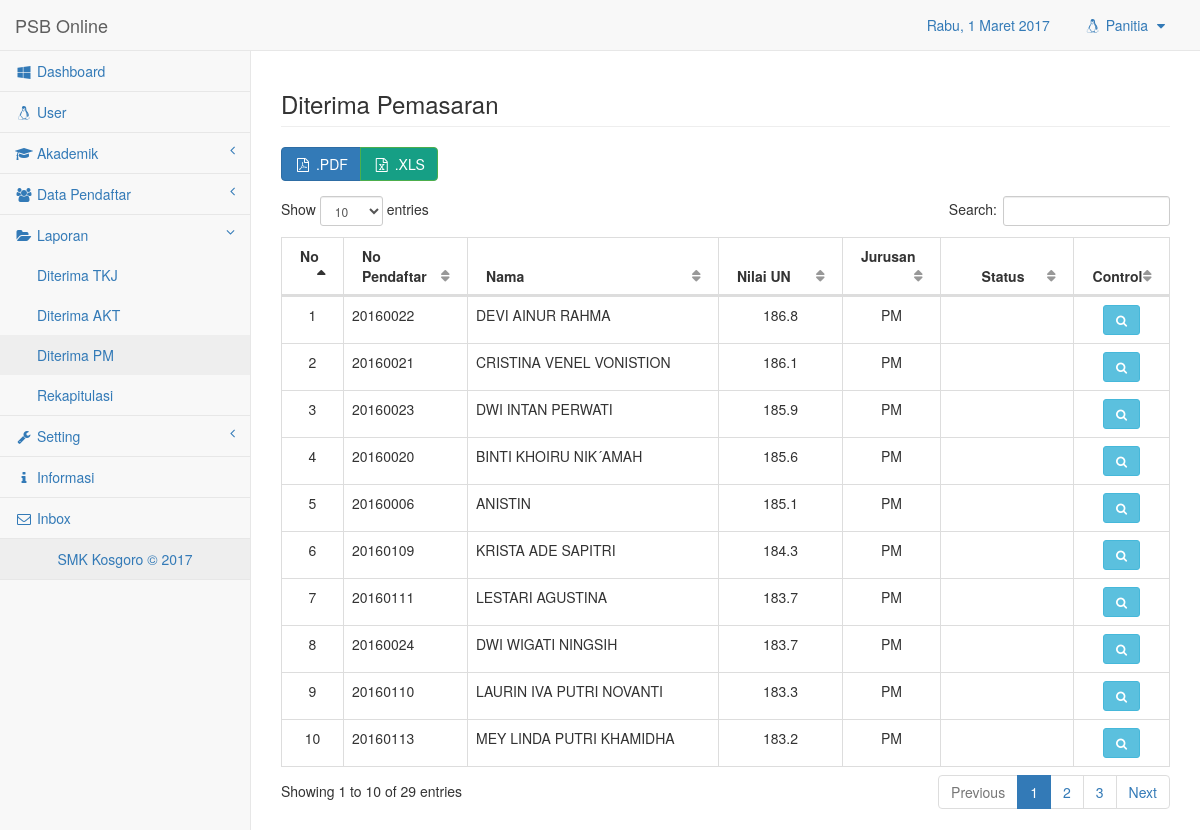
The app's page /app/admin.php?p=laporan.viewpm (signed in) with its own data.
### tables this page shows
CREATE TABLE `tb_siswa` (
  `id_siswa` int(10) NOT NULL,
  `no_reg` varchar(10) NOT NULL,
  `nama` varchar(100) NOT NULL,
  `jk` varchar(10) NOT NULL,
  `as_sklh` varchar(100) NOT NULL,
  `jmlnilai` float NOT NULL,
  `jurusan` varchar(50) NOT NULL,
  `tglconfirm` datetime NOT NULL,
  `status` varchar(20) NOT NULL,
  `regist` varchar(20) NOT NULL
);

### app/modul/laporan/viewpm.php (the view, shortened to what this page needs)
<div class="row">
    <div class="col-lg-12">
        <h3 class="page-header">Diterima Pemasaran</h3>
    </div>
</div>
<div class="btn-group" role="group" aria-label="...">
    <a href="print.php?rdr=laporan.pdfpm" target='_blank' title="Print PDF" class="btn btn-primary"><i class="fa fa-file-pdf-o fa-fw"></i> .PDF</a>
    <a href="../app/modul/excel/xlspm.php" title="Eksport Excel" class="btn btn-success" style="background-color:#169F85;"><i class="fa fa-file-excel-o fa-fw"></i> .XLS</a>
</div>
<div class="row">
<div class="panel-body">
    <div class="dataTable_wrapper">
        <div class="table-responsive">
            <table class="table table-bordered table-hover" id="dataTables-example">
                <thead>
                    <tr>
                        <th style="width:7%;">No</th>
                        <th style="width:14%;">No Pendaftar</th>
                        <th>Nama</th>
                        <th style="width:14%;">Nilai UN</th>
                        <th style="width:11%;">Jurusan</th>
                        <th style="width:15%; text-align:center;">Status</th>
                        <th style="text-align:center;">Control</th>
                    </tr>
                </thead>
                <tbody>
                    <?php
                        $sql = mysqli_query($conn, "SELECT * FROM tb_siswa WHERE jurusan='PM' ORDER BY jmlnilai DESC");
                        $no=0;
                        while ($data=mysqli_fetch_assoc($sql)) {
                        $no++;
                    ?>
                    <tr class="odd gradeX">
                        <td style="text-align:center;"><?php echo $no; ?></td>
                        <td ><?php echo $data['no_reg']; ?></td>
                        <td ><?php echo $data['nama']; ?></td>
                        <td style="text-align:center;"><?php echo $data['jmlnilai'];?></td>
                        <td style="text-align:center;"><?php echo $data['jurusan'];?></td>
                        <td style="text-align:center;"><?php echo $data['regist'];?></td>
                        <td style="text-align:center;">
                        <a class="btn btn-info btn-sm" title="Detail" data-toggle="modal" data-target="#myModal<?php echo $data['no_reg']; ?>"><span class="fa fa-search fa-fw" aria-hidden="true"></span></a>
                        </td>
                    </tr>
                    <?php
                        }
                    ?>
                </tbody>
            </table>
        </div>
    </div>
</div>
</div>

### records on screen
tb_siswa: no_reg "20160022", nama "DEVI AINUR RAHMA", jmlnilai "186.8", jurusan "PM"
tb_siswa: no_reg "20160021", nama "CRISTINA VENEL VONISTION", jmlnilai "186.1", jurusan "PM"
tb_siswa: no_reg "20160023", nama "DWI INTAN PERWATI", jmlnilai "185.9", jurusan "PM"
tb_siswa: no_reg "20160020", nama "BINTI KHOIRU NIK´AMAH", jmlnilai "185.6", jurusan "PM"
tb_siswa: no_reg "20160006", nama "ANISTIN", jmlnilai "185.1", jurusan "PM"
tb_siswa: no_reg "20160109", nama "KRISTA ADE SAPITRI", jmlnilai "184.3", jurusan "PM"
tb_siswa: no_reg "20160111", nama "LESTARI AGUSTINA", jmlnilai "183.7", jurusan "PM"
tb_siswa: no_reg "20160024", nama "DWI WIGATI NINGSIH", jmlnilai "183.7", jurusan "PM"
tb_siswa: no_reg "20160110", nama "LAURIN IVA PUTRI NOVANTI", jmlnilai "183.3", jurusan "PM"
tb_siswa: no_reg "20160113", nama "MEY LINDA PUTRI KHAMIDHA", jmlnilai "183.2", jurusan "PM"

### other values on screen
$hari_ini "Rabu"
$_SESSION['usr_username'] "Panitia"
